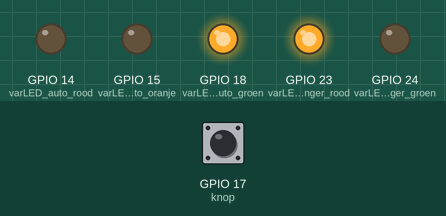
Simulated run of this program. Board: Raspberry Pi (BCM pin numbers). Parts: output pins drawn as LEDs (lit = HIGH). The test bench sets the inputs (shaded band); at power-on: GPIO 17 (knop) LOW.

Above: at 1.2 s.
1.3 s: GPIO 17 (knop) pulled HIGH for 0.15 s
At 2.6 s:
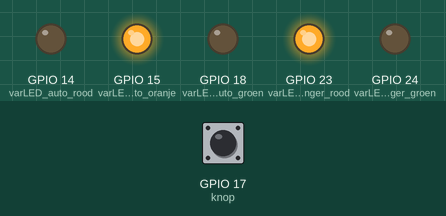
At 4.2 s:
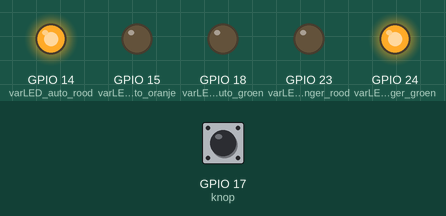
Timing chart, 0 to 9.8 s (numbered marks = the images above; inputs shaded):
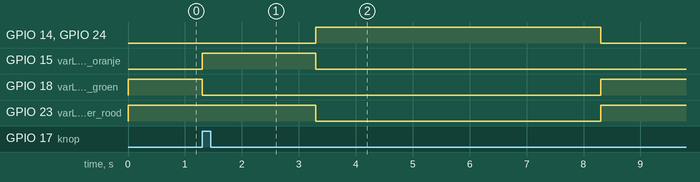

Measured:
- after the input at 1.3 s, GPIO 14 (varLED_auto_rood), GPIO 24 (varLED_voetganger_groen): LOW → HIGH after 2.0 s, → LOW 5.0 s later; GPIO 15 (varLED_auto_oranje): LOW → HIGH at once, → LOW 2.0 s later; GPIO 18 (varLED_auto_groen): HIGH → LOW at once, → HIGH 7.0 s later; GPIO 23 (varLED_voetganger_rood): HIGH → LOW after 2.0 s, → HIGH 5.0 s later

The program:

toets_led_drukknop.py
```python
from gpiozero import LED, Button # van module gpoizero importeer LED en BUTTON
from time import sleep # van module time importeer sleep

knop = Button(17, pull_up = 0) # var knop in BUTTON op gpioPin 17 met pull_up false
varLED_auto_rood = LED(14) # varLED_auto_rood = LED op gpioPin 14
varLED_auto_oranje = LED(15) # varLED_auto_oranje = LED op gpioPin 15
varLED_auto_groen = LED(18) # varLED_auto_groen = LED op gpioPin 18
varLED_voetganger_rood = LED(23) # varLED_voetganger_rood = LED op gpioPin 23
varLED_voetganger_groen = LED(24) # varLED_voetganger_groen = LED op gpioPin 24

while True: # loop opstellen
    if varLED_voetganger_rood.on() and varLED_auto_groen.on():
        sleep(10)

    if (knop.value %2 == 1): # als de module van de waarde gelijk is aan 1
        varLED_auto_groen.off() # varLED_auto_groen laag.uyè
        varLED_auto_oranje.on() # varLED_auto_oranje hoog
        varLED_voetganger_rood.on() # varLED_voetganger_rood hoog
        sleep(2) # wacht 10 seconde
        varLED_auto_oranje.off() # varLED_auto_oranje laag
        varLED_auto_rood.on() # varLED_auto_rood hoog
        varLED_voetganger_groen.on() # varLED_voetganger_groen hoog
        varLED_voetganger_rood.off() # varLED_voetganger_rood laag
        sleep(5) # wacht 2 minuten
        varLED_voetganger_rood.on() # varLED_voetganger_rood hoog
        varLED_voetganger_groen.off() # varLED_voetganger_groen laag
        varLED_auto_rood.off() # varLED_auto_rood laag

    else: # anders
        varLED_auto_groen.on() # varLED_auto_groen hoog
        varLED_voetganger_rood.on() # varLED_voetganger_rood hoog
```
